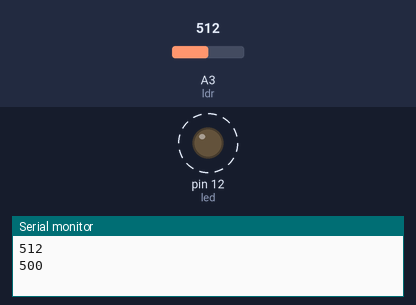
A sketch run on a simulated Arduino Uno, built with avr-gcc and run on an emulated ATmega328P. On the bench: output pins drawn as LEDs (lit = HIGH), the last lines printed to the serial monitor. Dashed ring = blinking. The test bench sets the inputs (shaded band); at power-on: A3 (ldr) = 512.

Above: at 1.8 s.
1.9 s: A3 (ldr) set to 306
At 2.15 s:
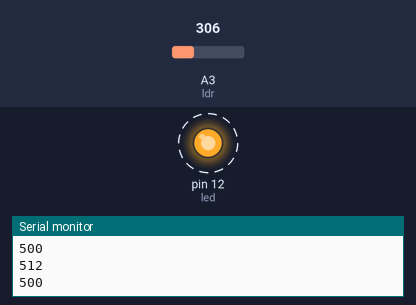
5.4 s: A3 (ldr) set to 122
At 5.89 s:
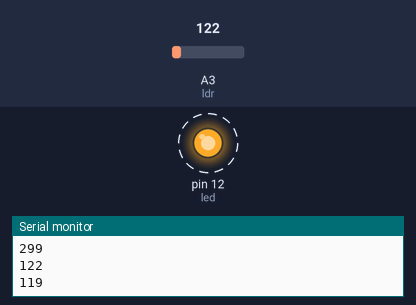
Timing chart, 0 to 14.9 s (numbered marks = the images above; inputs shaded):
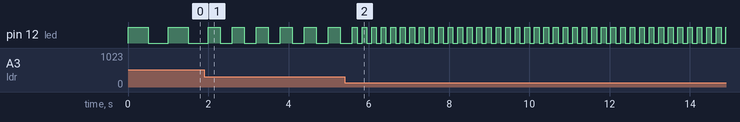

Measured:
- after the input at 1.9 s, pin 12 (led): alternates HIGH for 0.30 s and LOW for 0.30 s, starting after 0.40 s
- after the input at 5.4 s, pin 12 (led): alternates HIGH for 0.12 s and LOW for 0.12 s, starting after 0.31 s
- by itself, pin 12 (led): alternates HIGH for 0.50 s and LOW for 0.50 s

The sketch:

blinking-led-speed-potentiometer.ino
```cpp
int ldr = A3;
int led = 12;

void setup() {

  pinMode(led, OUTPUT); //we set the led as an output
  Serial.begin(9600); //we set the serialprint
}

void loop() {

int valueldr = analogRead(ldr); //we read the ldr value
int velocled = map(valueldr,0,1023,0,1000); //we assign a value to the delay

digitalWrite(led,HIGH);
delay (velocled);
digitalWrite(led,LOW);
delay(velocled);

Serial.println(valueldr);
Serial.println(velocled);

}
```
